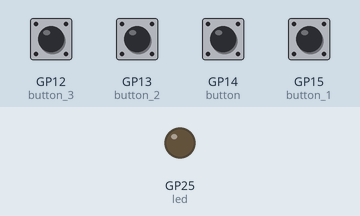
This program was run on a simulated Raspberry Pi Pico running MicroPython. On the bench: output pins drawn as LEDs (lit = HIGH). The inputs (shaded band) are chosen by the test bench; at power-on: GP12 (button_3), GP13 (button_2), GP14 (button), GP15 (button_1) LOW. What the program prints to the serial console is not drawn.

Above: at 1.2 s.
1.3 s: GP12 (button_3) pulled HIGH for 1 s
At 2.9 s:
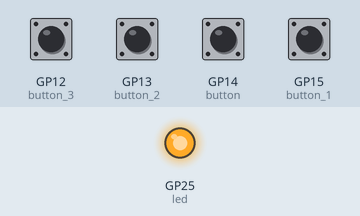
5.3 s: GP12 (button_3) pulled HIGH for 0.15 s
At 6.5 s:
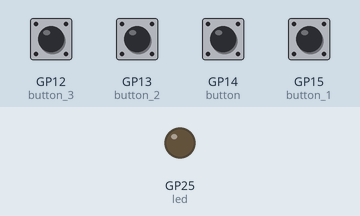
6.9 s: GP13 (button_2) pulled HIGH for 0.15 s
At 7.7 s:
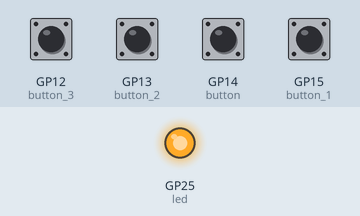
Timing chart, 0 to 9.5 s (numbered marks = the images above; inputs shaded):
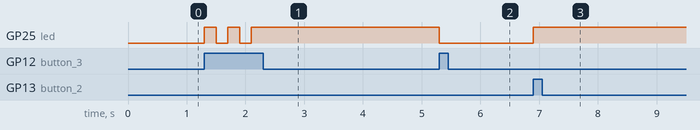

Measured:
- after the input at 1.3 s, GP25 (led): alternates HIGH for 0.20 s and LOW for 0.20 s, 5 changes in all, then stays HIGH, starting at once
- after the input at 5.3 s, GP25 (led): HIGH → LOW at once
- after the input at 6.9 s, GP25 (led): LOW → HIGH at once

The program:

pong.py
```python
from machine import Pin , UART
import time

led = Pin(25,Pin.OUT)

button = Pin(14, Pin.IN, Pin.PULL_DOWN)
button_1 = Pin(15, Pin.IN, Pin.PULL_DOWN)

button_2 = Pin(13, Pin.IN, Pin.PULL_DOWN)
button_3 = Pin(12, Pin.IN, Pin.PULL_DOWN)

uart = UART(1, 9600)
uart.init(9600, bits = 8, parity = None,stop = 1, rx = Pin(9), tx = Pin(8))

print("ready for send")

while True:

    if uart.any() > 0:
        print("something recivied")

        data = uart.read().decode('ASCII').strip().lower().split(".")
        print(data)
    if button.value():
        led.toggle()
        uart.write("ru.")
        time.sleep(0.2)
    elif button_1.value():
        led.toggle()
        uart.write("rd.")
        time.sleep(0.2)

    elif button_2.value():
        led.toggle()
        uart.write("lu.")
        time.sleep(0.2)
    elif button_3.value():
        led.toggle()
        uart.write("ld.")
        time.sleep(0.2)
```
